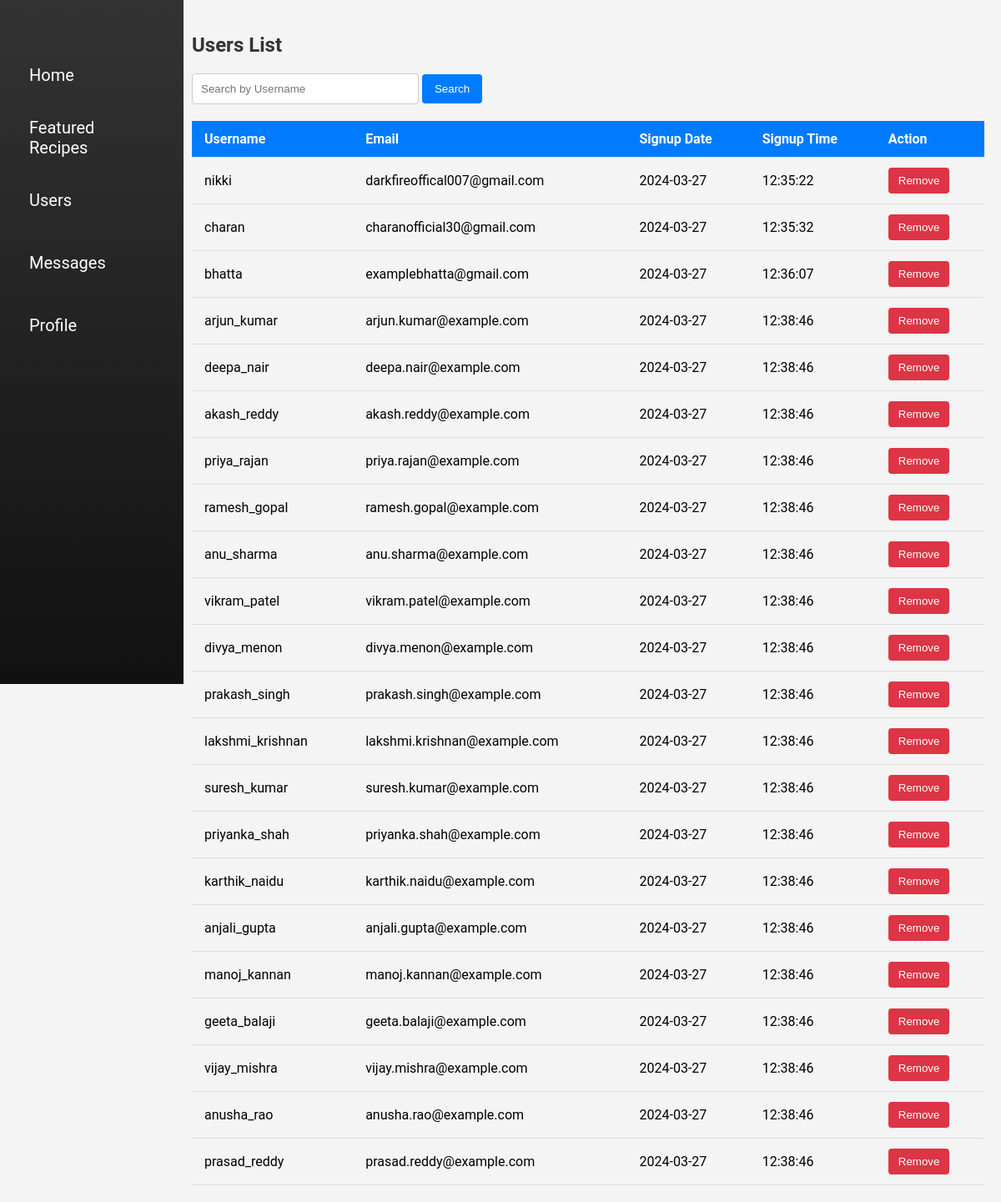
/admin/users.php, run on the app's committed database.
### tables this page shows
CREATE TABLE `users` (
  `Id` int(11) NOT NULL,
  `Username` varchar(255) NOT NULL,
  `Password` varchar(255) NOT NULL,
  `Email` varchar(255) NOT NULL,
  `signup_date` date DEFAULT NULL,
  `signup_time` time DEFAULT NULL
);

### admin/users.php (the view, shortened to what this page needs)
<?php include("admin_nav.php") ?>
<!DOCTYPE html>
<html lang="en">
<head>
    <link rel="stylesheet" href="./css/users.css">
</head>
<body>
    <section class="content">
        <h2>Users List</h2>
        <form class="search-form" action="users.php" method="GET">
            <input type="text" name="search" placeholder="Search by Username" value="<?php echo isset($_GET['search']) ? $_GET['search'] : ''; ?>">
            <button type="submit">Search</button>
        </form>
        <table>
            <tr>
                <th>Username</th>
                <th>Email</th>
                <th>Signup Date</th>
                <th>Signup Time</th>
                <th>Action</th>
            </tr>
            <?php
            $db = new mysqli("localhost", "root", "", "recipe");
            if(isset($_GET['search'])) {
                $search = $_GET['search'];
                $query = "SELECT username, email, signup_date, signup_time FROM users WHERE username LIKE '%$search%'";
            } else {
                $query = "SELECT username, email, signup_date, signup_time FROM users";
            }
            $result = $db->query($query);
            if ($result->num_rows > 0) {
                while ($row = $result->fetch_assoc()) {
                    echo "<tr>";
                    echo "<td>" . $row["username"] . "</td>";
                    echo "<td>" . $row["email"] . "</td>";
                    echo "<td>" . $row["signup_date"] . "</td>";
                    echo "<td>" . $row["signup_time"] . "</td>";
                    echo '<td><button class="delete-btn" onclick="deleteUser(\'' . $row["username"] . '\')">Remove</button></td>';
                    echo "</tr>";
                }
            } else {
                echo "<tr><td colspan='5'>No users found.</td></tr>";
            }
            ?>
        </table>
    </section>
</body>
</html>

### admin/css/admin_nav.css (style rules this page uses)
body { font-family: "Josefin Sans", sans-serif; margin: 0; padding: 0; background-color: #f4f4f4; }

### admin/css/users.css (style rules this page uses)
body { font-family: 'Roboto', sans-serif; margin: 0; padding: 0; background-color: #f4f4f4; }
.content { margin-left: 210px; padding: 20px; }
h2 { color: #333; }
.search-form { margin-bottom: 20px; }
.search-form input[type="text"] { padding: 10px; border: 1px solid #ccc; border-radius: 4px; width: 250px; }
.search-form button { padding: 10px 15px; background-color: #007BFF; color: #fff; border: none; border-radius: 4px; cursor: pointer; transition: background-color 0.3s ease; }
table { width: 100%; border-collapse: collapse; margin-top: 20px; }
table th, table td { padding: 12px 15px; text-align: left; border-bottom: 1px solid #ddd; }
table th { background-color: #007BFF; color: #fff; }
.delete-btn { padding: 8px 12px; background-color: #dc3545; color: #fff; border: none; border-radius: 4px; cursor: pointer; transition: background-color 0.3s ease; }

### data on the page
users: Username "nikki", Email "darkfireoffical007@gmail.com", signup_date "2024-03-27", signup_time "12:35:22"
users: Username "charan", Email "charanofficial30@gmail.com", signup_date "2024-03-27", signup_time "12:35:32"
users: Username "bhatta", Email "examplebhatta@gmail.com", signup_date "2024-03-27", signup_time "12:36:07"
users: Username "arjun_kumar", Email "arjun.kumar@example.com", signup_date "2024-03-27", signup_time "12:38:46"
users: Username "deepa_nair", Email "deepa.nair@example.com", signup_date "2024-03-27", signup_time "12:38:46"
users: Username "akash_reddy", Email "akash.reddy@example.com", signup_date "2024-03-27", signup_time "12:38:46"
users: Username "priya_rajan", Email "priya.rajan@example.com", signup_date "2024-03-27", signup_time "12:38:46"
users: Username "ramesh_gopal", Email "ramesh.gopal@example.com", signup_date "2024-03-27", signup_time "12:38:46"
users: Username "anu_sharma", Email "anu.sharma@example.com", signup_date "2024-03-27", signup_time "12:38:46"
users: Username "vikram_patel", Email "vikram.patel@example.com", signup_date "2024-03-27", signup_time "12:38:46"
users: Username "divya_menon", Email "divya.menon@example.com", signup_date "2024-03-27", signup_time "12:38:46"
users: Username "prakash_singh", Email "prakash.singh@example.com", signup_date "2024-03-27", signup_time "12:38:46"
users: Username "lakshmi_krishnan", Email "lakshmi.krishnan@example.com", signup_date "2024-03-27", signup_time "12:38:46"
users: Username "suresh_kumar", Email "suresh.kumar@example.com", signup_date "2024-03-27", signup_time "12:38:46"
users: Username "priyanka_shah", Email "priyanka.shah@example.com", signup_date "2024-03-27", signup_time "12:38:46"
users: Username "karthik_naidu", Email "karthik.naidu@example.com", signup_date "2024-03-27", signup_time "12:38:46"
users: Username "anjali_gupta", Email "anjali.gupta@example.com", signup_date "2024-03-27", signup_time "12:38:46"
users: Username "manoj_kannan", Email "manoj.kannan@example.com", signup_date "2024-03-27", signup_time "12:38:46"
users: Username "geeta_balaji", Email "geeta.balaji@example.com", signup_date "2024-03-27", signup_time "12:38:46"
users: Username "vijay_mishra", Email "vijay.mishra@example.com", signup_date "2024-03-27", signup_time "12:38:46"
users: Username "anusha_rao", Email "anusha.rao@example.com", signup_date "2024-03-27", signup_time "12:38:46"
users: Username "prasad_reddy", Email "prasad.reddy@example.com", signup_date "2024-03-27", signup_time "12:38:46"
